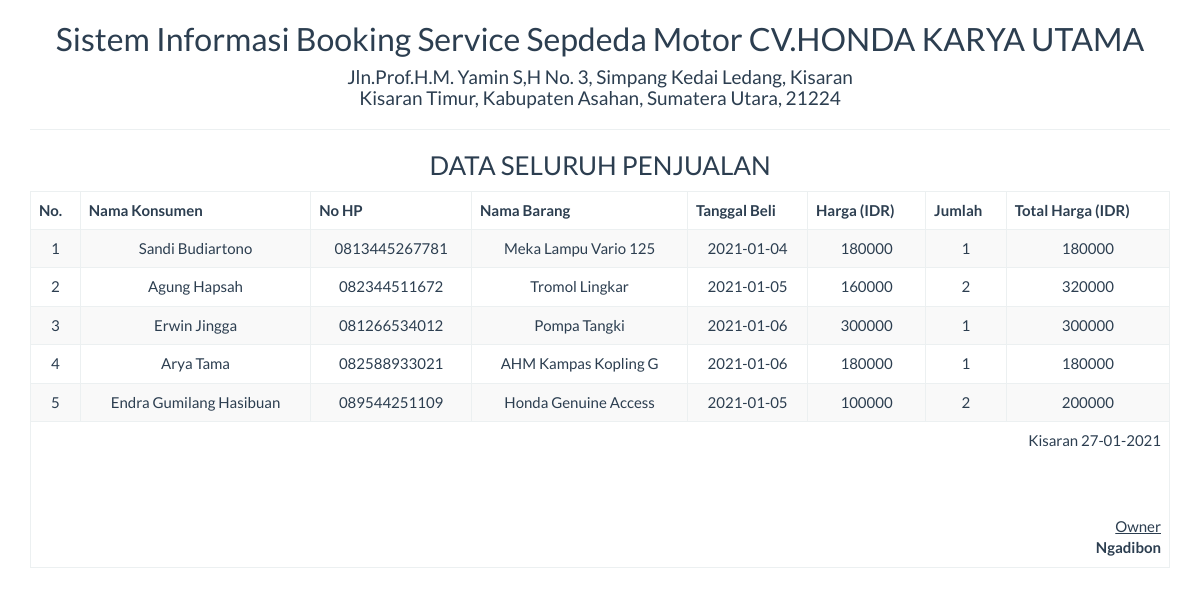
/report/sukucadang_semua.php, run on the app's committed database.
### tables this page shows
CREATE TABLE `tb_sukucadang` (
  `id` int(5) NOT NULL,
  `nama_konsumen` varchar(50) NOT NULL,
  `no_hp` varchar(20) NOT NULL,
  `nama_barang` varchar(20) NOT NULL,
  `tgl_beli` date NOT NULL,
  `harga` varchar(50) NOT NULL,
  `jumlah` varchar(20) NOT NULL,
  `total` varchar(50) NOT NULL
);

### report/sukucadang_semua.php (the view, shortened to what this page needs)
<!DOCTYPE html>
<html>
    <head>
        <link href="../Assets/css/bootstrap.min.css" rel="stylesheet" type="text/css"/>
    </head>
    <body onload="print()">
        <?php
        include '../config/koneksi.php';
        ?>
        <div class="container">
            <div class='row'>
                <div class="col-sm-12">
                    <div class="text-center">
                        <h2>Sistem Informasi Booking Service Sepdeda Motor CV.HONDA KARYA UTAMA</h2>
                        <h4>Jln.Prof.H.M. Yamin S,H No. 3, Simpang Kedai Ledang, Kisaran<br> Kisaran Timur, Kabupaten Asahan, Sumatera Utara, 21224</h4>
                        <hr>
                        <h3>DATA SELURUH PENJUALAN</h3>
                        <table class="table table-bordered table-striped table-hover">
                        <tbody>
                                <thead>
                                <tr>
                                <th>No.</th>
                                <th>Nama Konsumen</th>
                                <th>No HP</th>
                                <th>Nama Barang</th>
                                <th>Tanggal Beli</th>
                                <th>Harga (IDR)</th>
                                <th>Jumlah</th>
                                <th>Total Harga (IDR)</th>
                                </tr>
                                </thead>
                            <tbody>
                            <?php
                            $sql = "SELECT * FROM tb_sukucadang";
                            $query = mysqli_query($koneksi, $sql) or die("SQL Anda Salah");
                            $nomor = 0;
                            while ($data = mysqli_fetch_array($query)) {
                                $nomor++;
                                ?>
                                <tr>
                                   <td><?= $nomor ?></td>
                                    <td><?= $data['nama_konsumen'] ?></td>
                                    <td><?= $data['no_hp'] ?></td>
                                    <td><?= $data['nama_barang'] ?></td>
                                    <td><?= $data['tgl_beli'] ?></td>
                                    <td><?= $data['harga'] ?></td>
                                    <td><?= $data['jumlah'] ?></td>
                                    <td><?= $data['total'] ?></td>
                                </tr>
                            <?php } ?>
                            </tbody>
                        </tbody>
                            <tfoot>
                                <tr>
                                    <td colspan="15" class="text-right">
                                        Kisaran  <?= date("d-m-Y") ?>
                                        <br><br><br><br>
                                        <u class="text-right">Owner<strong></u><br>
                                        Ngadibon
                                    </td>
                                </tr>
                            </tfoot>
                        </table>
                    </div>
                </div>
            </div>
    </body>
</html>

### data on the page
tb_sukucadang: nama_konsumen "Sandi Budiartono", no_hp "0813445267781", nama_barang "Meka Lampu Vario 125", tgl_beli "2021-01-04", harga "180000", jumlah "1", total "180000"
tb_sukucadang: nama_konsumen "Agung Hapsah", no_hp "082344511672", nama_barang "Tromol Lingkar", tgl_beli "2021-01-05", harga "160000", jumlah "2", total "320000"
tb_sukucadang: nama_konsumen "Erwin Jingga", no_hp "081266534012", nama_barang "Pompa Tangki", tgl_beli "2021-01-06", harga "300000", jumlah "1", total "300000"
tb_sukucadang: nama_konsumen "Arya Tama", no_hp "082588933021", nama_barang "AHM Kampas Kopling G", tgl_beli "2021-01-06", harga "180000", jumlah "1", total "180000"
tb_sukucadang: nama_konsumen "Endra Gumilang Hasibuan", no_hp "089544251109", nama_barang "Honda Genuine Access", tgl_beli "2021-01-05", harga "100000", jumlah "2", total "200000"
